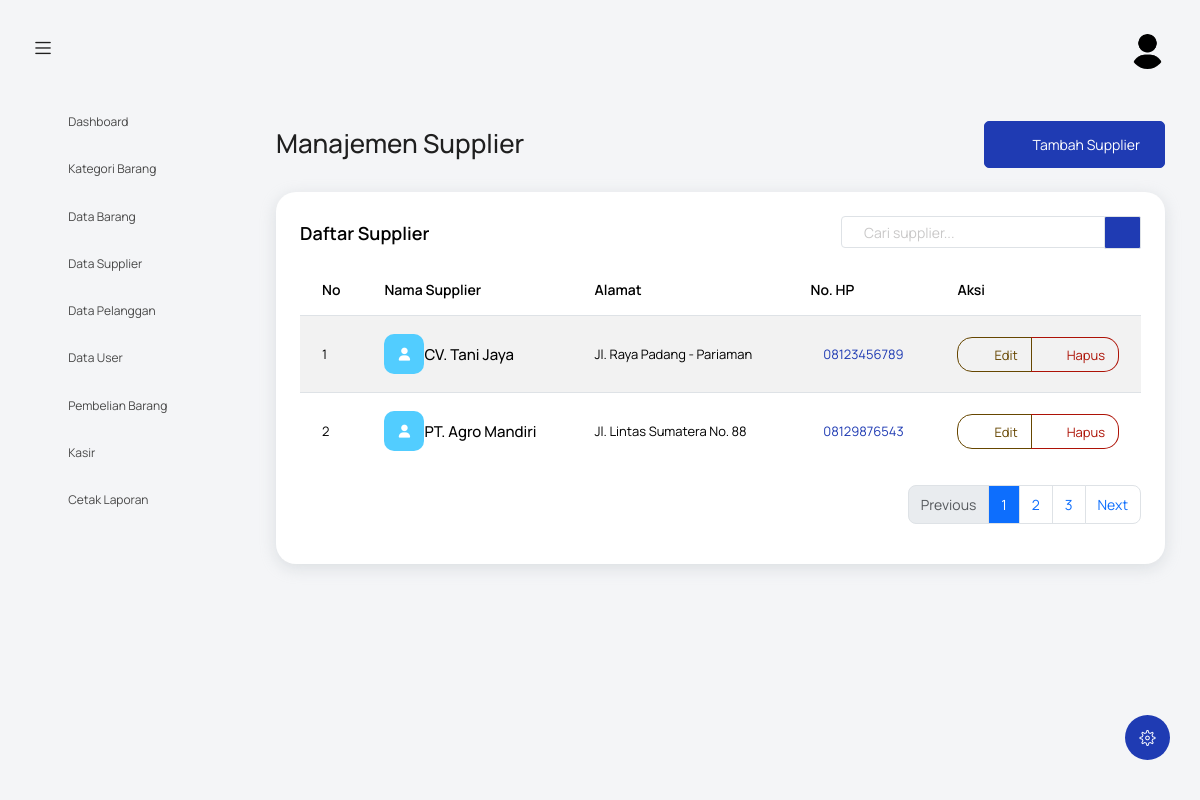
/index.php?controller=supplier&action=index (signed in), run on the app's committed database.
### tables this page shows
CREATE TABLE `supplier` (
  `id_supplier` int NOT NULL,
  `nama_supplier` varchar(150) DEFAULT NULL,
  `alamat` text,
  `no_hp` varchar(20) DEFAULT NULL
);

### controllers/SupplierController.php (called while the page is built, shortened)
<?php
require_once 'models/SupplierModel.php';
class SupplierController {
    private $model;
    public function __construct() {
        $this->model = new SupplierModel();
    }
    public function index() {
        $supplier = $this->model->getAll();
        include 'views/supplier/index.php';
    }
}
?>

### models/SupplierModel.php (called while the page is built, shortened)
<?php
require_once 'config/koneksi.php';
class SupplierModel {
    private $conn;
    private $table = 'supplier';
    public function __construct() {
        $database = new Database();
        $this->conn = $database->getConnection();
    }
    public function getAll() {
        $query = "SELECT * FROM " . $this->table . " ORDER BY nama_supplier ASC";
        $stmt = $this->conn->prepare($query);
        $stmt->execute();
        return $stmt->fetchAll(PDO::FETCH_ASSOC);
    }
}
?>

### config/koneksi.php (called while the page is built, shortened)
<?php
class Database {
    private $host = "localhost";
    private $username = "root";
    private $password = "";
    private $database = "agro_tani";
    public function getConnection() {
        $this->conn = null;
        try {
            $this->conn = new PDO("mysql:host=" . $this->host . ";dbname=" . $this->database, $this->username, $this->password);
            $this->conn->exec("set names utf8");
            $this->conn->setAttribute(PDO::ATTR_ERRMODE, PDO::ERRMODE_EXCEPTION);
            $this->conn->setAttribute(PDO::ATTR_DEFAULT_FETCH_MODE, PDO::FETCH_ASSOC);
        } catch(PDOException $exception) {
            error_log("Database connection error: " . $exception->getMessage());
            echo "Koneksi database gagal: " . $exception->getMessage();
        }
        return $this->conn;
    }
}
?>

### views/supplier/index.php (the view, shortened to what this page needs)
<?php include('template/header.php'); ?>
<body>
  <div class="container-scroller">
    <?php include 'template/navbar.php'; ?>
    <div class="container-fluid page-body-wrapper">
      <?php include 'template/setting_panel.php'; ?>
      <?php include 'template/sidebar.php'; ?>
      <div class="main-panel">
        <div class="content-wrapper">
          <div class="row">
            <div class="col-sm-12">
              <div class="d-flex justify-content-between align-items-center mb-4">
                <div>
                  <h2 class="mb-1">Manajemen Supplier</h2>
                </div>
                <?php if ($_SESSION['role'] === 'admin' || $_SESSION['role'] === 'kasir'): ?>
                  <a href="index.php?controller=supplier&action=tambah" class="btn btn-primary btn-icon-text">
                    <i class="mdi mdi-plus btn-icon-prepend"></i> Tambah Supplier
                  </a>
                <?php endif; ?>
              </div>
            </div>
          </div>
          <div class="row">
            <div class="col-12">
              <div class="card">
                <div class="card-body">
                  <div class="d-flex justify-content-between align-items-center mb-3">
                    <h4 class="card-title mb-0">Daftar Supplier</h4>
                    <div class="d-flex">
                      <div class="input-group" style="width: 300px;">
                        <input type="text" class="form-control" placeholder="Cari supplier...">
                        <div class="input-group-append">
                          <span class="input-group-text bg-primary text-white"><i class="mdi mdi-magnify"></i></span>
                        </div>
                      </div>
                    </div>
                  </div>
                  <div class="table-responsive mt-3">
                    <table class="table table-hover table-striped">
                      <thead class="thead-light">
                        <tr>
                          <th width="5%">No</th>
                          <th>Nama Supplier</th>
                          <th>Alamat</th>
                          <th>No. HP</th>
                          <th width="20%">Aksi</th>
                        </tr>
                      </thead>
                      <tbody>
                        <?php if (!empty($supplier)): ?>
                          <?php $no = 1; foreach ($supplier as $item): ?>
                            <tr>
                              <td><?php echo $no++; ?></td>
                              <td>
                                <div class="d-flex align-items-center">
                                  <div class="mr-2">
                                    <div class="icon-rounded bg-info text-white d-flex align-items-center justify-content-center" style="width: 40px; height: 40px; border-radius: 10px;">
                                      <i class="fa-solid fa-user"></i>
                                    </div>
                                  </div>
                                  <div>
                                    <h6 class="mb-0"><?php echo htmlspecialchars($item['nama_supplier']); ?></h6>
                                  </div>
                                </div>
                              </td>
                              <td><?php echo htmlspecialchars($item['alamat']); ?></td>
                              <td>
                                <span class="text-primary">
                                  <i class="mdi mdi-phone"></i> <?php echo htmlspecialchars($item['no_hp']); ?>
                                </span>
                              </td>
                              <td>
                                <div class="btn-group" role="group">
                                  <?php if ($_SESSION['role'] === 'admin' || $_SESSION['role'] === 'kasir'): ?>
                                    <a href="index.php?controller=supplier&action=edit&id=<?php echo $item['id_supplier']; ?>"
                                       class="btn btn-sm btn-outline-warning btn-icon-text" title="Edit">
                                      <i class="mdi mdi-file-edit btn-icon-prepend"></i> Edit
                                    </a>
                                  <?php endif; ?>
                                  <?php if ($_SESSION['role'] === 'admin'): ?>
                                    <a href="index.php?controller=supplier&action=hapus&id=<?php echo $item['id_supplier']; ?>"
                                       class="btn btn-sm btn-outline-danger btn-icon-text"
                                       onclick="return confirm('Apakah Anda yakin ingin menghapus supplier ini?')"
                                       title="Hapus">
                                      <i class="mdi mdi-delete btn-icon-prepend"></i> Hapus
                                    </a>
                                  <?php endif; ?>
                                </div>
                              </td>
                            </tr>
                          <?php endforeach; ?>
                        <?php endif; ?>
                      </tbody>
                    </table>
                  </div>
                  <?php if (!empty($supplier)): ?>
                    <nav aria-label="Page navigation">
                      <ul class="pagination justify-content-end mt-3">
                        <li class="page-item disabled">
                          <a class="page-link" href="#" tabindex="-1">Previous</a>
                        </li>
                        <li class="page-item active"><a class="page-link" href="#">1</a></li>
                        <li class="page-item"><a class="page-link" href="#">2</a></li>
                        <li class="page-item"><a class="page-link" href="#">3</a></li>
                        <li class="page-item">
                          <a class="page-link" href="#">Next</a>
                        </li>
                      </ul>
                    </nav>
                  <?php endif; ?>
                </div>
              </div>
            </div>
          </div>
        </div>
      </div>
    </div>
  </div>
</body>
</html>

### data on the page
supplier: nama_supplier "CV. Tani Jaya", alamat "Jl. Raya Padang - Pariaman", no_hp "08123456789"
supplier: nama_supplier "PT. Agro Mandiri", alamat "Jl. Lintas Sumatera No. 88", no_hp "08129876543"
